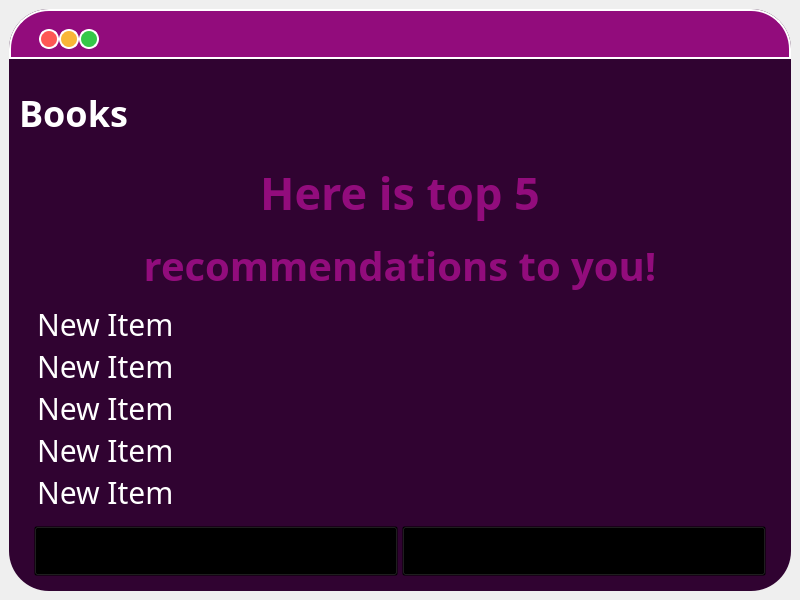
<?xml version="1.0" encoding="UTF-8"?>
<ui version="4.0">
 <class>MainWindow</class>
 <widget class="QMainWindow" name="MainWindow">
  <property name="geometry">
   <rect>
    <x>0</x>
    <y>0</y>
    <width>800</width>
    <height>600</height>
   </rect>
  </property>
  <property name="windowTitle">
   <string>MainWindow</string>
  </property>
  <widget class="QWidget" name="centralwidget">
   <layout class="QHBoxLayout" name="horizontalLayout_2">
    <item>
     <widget class="QFrame" name="bookrecommendationsFrame">
      <property name="styleSheet">
       <string notr="true">QFrame{background:#300331;
border-style: solid;
  border-color: red;
border-radius:40;}


QPushButton:hover {
background: qradialgradient(
cx: 0.3, cy: -0.4, fx: 0.3, fy: -0.4,
radius: 1.35, stop: 0 #fff, stop: 1 #bbb
);
}

QSplitter::handle {
    background: none;
}

QPushButton:pressed {
border-style: inset;
background: qradialgradient(
cx: 0.4, cy: -0.1, fx: 0.4, fy: -0.1,
radius: 1.35, stop: 0 #fff, stop: 1 #ddd
);}</string>
      </property>
      <property name="frameShape">
       <enum>QFrame::StyledPanel</enum>
      </property>
      <property name="frameShadow">
       <enum>QFrame::Raised</enum>
      </property>
      <layout class="QHBoxLayout" name="horizontalLayout">
       <property name="leftMargin">
        <number>0</number>
       </property>
       <property name="topMargin">
        <number>0</number>
       </property>
       <property name="rightMargin">
        <number>0</number>
       </property>
       <property name="bottomMargin">
        <number>0</number>
       </property>
       <item>
        <widget class="QSplitter" name="splitter">
         <property name="styleSheet">
          <string notr="true">background:none;</string>
         </property>
         <property name="orientation">
          <enum>Qt::Vertical</enum>
         </property>
         <widget class="QWidget" name="layoutWidget">
          <layout class="QVBoxLayout" name="barLogo">
           <item>
            <widget class="QGroupBox" name="TabBar">
             <property name="minimumSize">
              <size>
               <width>0</width>
               <height>50</height>
              </size>
             </property>
             <property name="maximumSize">
              <size>
               <width>16777215</width>
               <height>50</height>
              </size>
             </property>
             <property name="styleSheet">
              <string notr="true">background:#920C7C;
border: 2px solid white;
border-radius:0;
border-top-left-radius: 40;
border-top-right-radius: 40;
</string>
             </property>
             <property name="title">
              <string/>
             </property>
             <widget class="QPushButton" name="btnClose">
              <property name="geometry">
               <rect>
                <x>30</x>
                <y>20</y>
                <width>20</width>
                <height>20</height>
               </rect>
              </property>
              <property name="styleSheet">
               <string notr="true">QPushButton{
background-color: #FD5754;
border-style: solid;
border-color: white;
border-width: 2px;
border-radius: 10px;
}

QPushButton:hover {
background: #37AED4;
}

QPushButton:pressed {
border-style: inset;
background: qradialgradient(
cx: 0.4, cy: -0.1, fx: 0.4, fy: -0.1,
radius: 1.35, stop: 0 #fff, stop: 1 #ddd
);}</string>
              </property>
              <property name="text">
               <string/>
              </property>
             </widget>
             <widget class="QPushButton" name="btnMinimize">
              <property name="geometry">
               <rect>
                <x>50</x>
                <y>20</y>
                <width>20</width>
                <height>20</height>
               </rect>
              </property>
              <property name="styleSheet">
               <string notr="true">QPushButton{
background-color: #F9B637;
border-style: solid;
border-color: white;
border-width: 2px;
border-radius: 10px;
}

QPushButton:hover {
background: #37AED4;
}

QPushButton:pressed {
border-style: inset;
background: qradialgradient(
cx: 0.4, cy: -0.1, fx: 0.4, fy: -0.1,
radius: 1.35, stop: 0 #fff, stop: 1 #ddd
);}</string>
              </property>
              <property name="text">
               <string/>
              </property>
             </widget>
             <widget class="QPushButton" name="btnZoom">
              <property name="geometry">
               <rect>
                <x>70</x>
                <y>20</y>
                <width>20</width>
                <height>20</height>
               </rect>
              </property>
              <property name="styleSheet">
               <string notr="true">QPushButton{
background-color: #34C848;
border-style: solid;
border-color: white;
border-width: 2px;
border-radius: 10px;
}


QPushButton:hover {
background: #37AED4;
}

QPushButton:pressed {
border-style: inset;
background: qradialgradient(
cx: 0.4, cy: -0.1, fx: 0.4, fy: -0.1,
radius: 1.35, stop: 0 #fff, stop: 1 #ddd
);}</string>
              </property>
              <property name="text">
               <string/>
              </property>
             </widget>
            </widget>
           </item>
           <item>
            <widget class="QGroupBox" name="BooksLogo">
             <property name="minimumSize">
              <size>
               <width>0</width>
               <height>75</height>
              </size>
             </property>
             <property name="styleSheet">
              <string notr="true">border:none;</string>
             </property>
             <property name="title">
              <string/>
             </property>
             <widget class="QLabel" name="label_BooksLogo">
              <property name="geometry">
               <rect>
                <x>10</x>
                <y>10</y>
                <width>391</width>
                <height>75</height>
               </rect>
              </property>
              <property name="minimumSize">
               <size>
                <width>50</width>
                <height>75</height>
               </size>
              </property>
              <property name="styleSheet">
               <string notr="true">background:none;
font-size:36px;
color:white;
font-weight:bold;
font-family:google sans;
image: url(:/logo/img/RecSy.png);</string>
              </property>
              <property name="text">
               <string>Books</string>
              </property>
              <property name="margin">
               <number>50</number>
              </property>
             </widget>
            </widget>
           </item>
          </layout>
         </widget>
         <widget class="QWidget" name="layoutWidget_2">
          <layout class="QVBoxLayout" name="WholeBody">
           <property name="leftMargin">
            <number>25</number>
           </property>
           <property name="rightMargin">
            <number>25</number>
           </property>
           <property name="bottomMargin">
            <number>15</number>
           </property>
           <item>
            <widget class="QSplitter" name="body">
             <property name="styleSheet">
              <string notr="true">QSplitter::handle {
    background: none;
}</string>
             </property>
             <property name="orientation">
              <enum>Qt::Vertical</enum>
             </property>
             <widget class="QSplitter" name="hereIs">
              <property name="orientation">
               <enum>Qt::Vertical</enum>
              </property>
              <widget class="QWidget" name="layoutWidget_3">
               <layout class="QVBoxLayout" name="verticalLayout_3">
                <item>
                 <widget class="QLabel" name="label_1">
                  <property name="styleSheet">
                   <string notr="true">QLabel{
font-size:45px;
color:#920C7C;
font-weight:bold;
font-family:Google Sans;
}</string>
                  </property>
                  <property name="text">
                   <string>Here is top 5</string>
                  </property>
                  <property name="alignment">
                   <set>Qt::AlignCenter</set>
                  </property>
                 </widget>
                </item>
                <item>
                 <widget class="QLabel" name="label_3">
                  <property name="styleSheet">
                   <string notr="true">QLabel{
font-size:40px;
color:#920C7C;
font-weight:bold;
font-family:Google Sans;
}</string>
                  </property>
                  <property name="text">
                   <string>recommendations to you!</string>
                  </property>
                  <property name="alignment">
                   <set>Qt::AlignCenter</set>
                  </property>
                 </widget>
                </item>
               </layout>
              </widget>
             </widget>
             <widget class="QListWidget" name="list_bookRecommendations">
              <property name="styleSheet">
               <string notr="true">QListWidget{
color:white;
font-size:30px;
font-family:Google Sans;
background:#300331;
}</string>
              </property>
              <property name="currentRow">
               <number>-1</number>
              </property>
              <item>
               <property name="text">
                <string>New Item</string>
               </property>
               <property name="checkState">
                <enum>Unchecked</enum>
               </property>
              </item>
              <item>
               <property name="text">
                <string>New Item</string>
               </property>
               <property name="checkState">
                <enum>Unchecked</enum>
               </property>
              </item>
              <item>
               <property name="text">
                <string>New Item</string>
               </property>
               <property name="checkState">
                <enum>Unchecked</enum>
               </property>
              </item>
              <item>
               <property name="text">
                <string>New Item</string>
               </property>
               <property name="checkState">
                <enum>Unchecked</enum>
               </property>
              </item>
              <item>
               <property name="text">
                <string>New Item</string>
               </property>
               <property name="checkState">
                <enum>Unchecked</enum>
               </property>
              </item>
             </widget>
            </widget>
           </item>
           <item>
            <widget class="QSplitter" name="bottomBar">
             <property name="minimumSize">
              <size>
               <width>0</width>
               <height>50</height>
              </size>
             </property>
             <property name="styleSheet">
              <string notr="true">QSplitter::handle {
    background: none;
}</string>
             </property>
             <property name="orientation">
              <enum>Qt::Horizontal</enum>
             </property>
             <widget class="QToolButton" name="btnGoHome">
              <property name="styleSheet">
               <string notr="true">QToolButton{
background:transparent;
image: url(:/home/img/home.png);
}
QToolButton:hover {
background: #920C7C;
border: solid 1px;
border-radius:25;
}

QToolButton:pressed {
border-style: inset;
background: #37AED4;}</string>
              </property>
              <property name="text">
               <string/>
              </property>
             </widget>
             <widget class="QToolButton" name="btnAddFav">
              <property name="styleSheet">
               <string notr="true">QToolButton{
background:transparent;
image: url(:/addFavorite/img/addFavorite.png);
}
QToolButton:hover {
background: #920C7C;
border: solid 1px;
border-radius:25;
}

QToolButton:pressed {
border-style: inset;
background: #37AED4;}</string>
              </property>
              <property name="text">
               <string/>
              </property>
             </widget>
            </widget>
           </item>
          </layout>
         </widget>
        </widget>
       </item>
      </layout>
     </widget>
    </item>
   </layout>
  </widget>
 </widget>
 <resources>
  <include location="../source.qrc"/>
 </resources>
 <connections/>
</ui>
